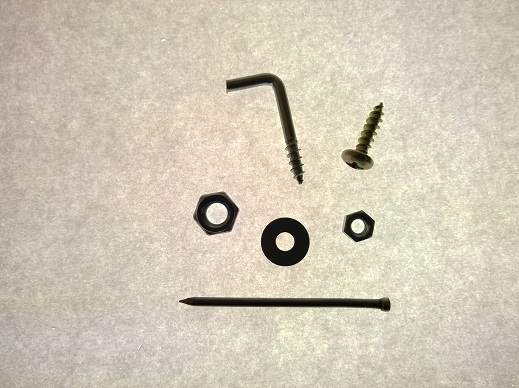
%> input picture Compresion/test_img.jpg, 519 x 388 px
$ octave --eval "result = harris(imread('../Compresion/test_img.jpg'));"   (GNU Octave 9; MATLAB toolbox functions it lacks are replaced by stand-ins)
%> lines starting %> are read from the running program, lines starting %| are printed output that depends on the picture
function [x,y,R,Iout]=harris(Iin,umbral,sigma)
% Implementacion del detector de esquinas de Harris

if (nargin < 3)
    sigma = 0.5;
end

if (nargin < 2)
    umbral = 1e3;
end

% Inicializacion:
% filtro de sobel horizontal (el vertical se obtiene trasponiendo)
k1=fspecial('sobel');
% filtro de gausiana
ngauss = max(ceil(6*sigma), 1);
if ~mod(ngauss,2)    % asegurar que es impar
    ngauss = ngauss+1;
end
k2=fspecial('gaussian', ngauss, sigma);

if ~isa(Iin,'double')
    Iin=double(Iin);
end

% Paso 1: Obtener los gradientes suavizados
Ix=imfilter(Iin,k1);
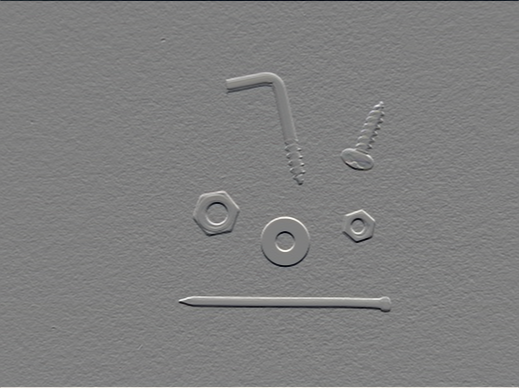
%> Ix: size 388x519x3 double; mean R, G, B 0, 0, 0; drawn with min black and max white
GIx2=imfilter(Ix.^2,k2);
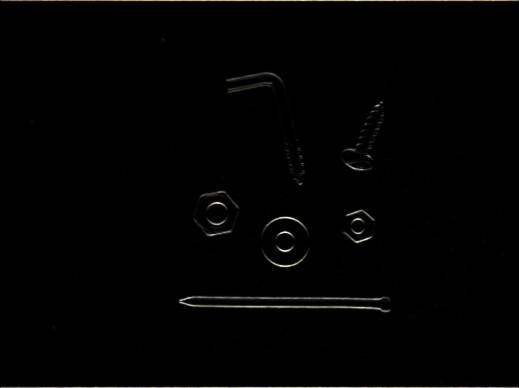
%> GIx2: size 388x519x3 double; mean R, G, B 8310.2, 7985.5, 7198.8; drawn with min black and max white
Iy=imfilter(Iin,k1');
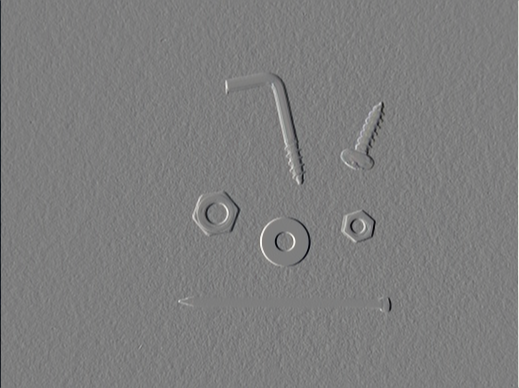
%> Iy: size 388x519x3 double; mean R, G, B -0.2, -0.2, -0.1; drawn with min black and max white
GIy2=imfilter(Iy.^2,k2);
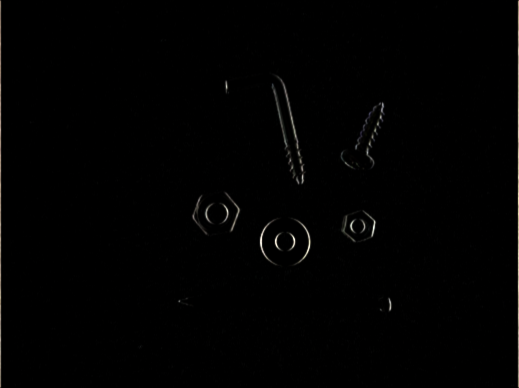
%> GIy2: size 388x519x3 double; mean R, G, B 5763.8, 5555.9, 5102.1; drawn with min black and max white
GIxy=imfilter(Ix.*Iy,k2);
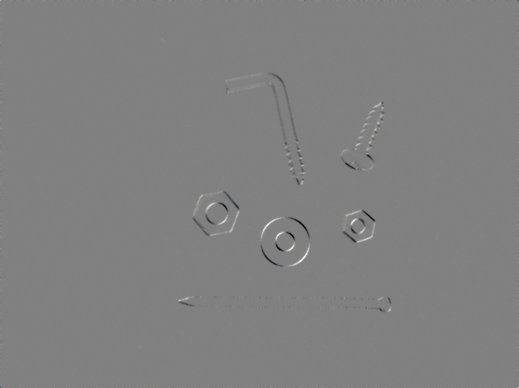
%> GIxy: size 388x519x3 double; mean R, G, B -93.3, -92.8, -75.4; drawn with min black and max white

% Paso 2: Calcular la metrica de Harris
% R=det(M)-k*tr(M)^2
% con M=[GIx^2 GIx*GIy; GIx*GIy GIy^2]
k=0.04;
R=(GIx2.*GIy2 - GIxy.^2) - k*(GIx2 + GIy2).^2; % medida original de Harris

% Paso 3: Eliminacion de no-maximos
k3=strel('square',3);
Rdilatada=imdilate(R,k3);
R(Rdilatada~=R)=0;

% Paso 4: Umbralizar
R(R<umbral)=0;
%> R: size 388x519x3 double; mean R, G, B 1092112.2, 1062058.2, 1007589.9

% Devolver los parametros
[y,x]=find(R);
%> y = 39571 values from 1 to 388; x = 39571 values from 1 to 1557
Iout=R;
R=R(R(:)>0);
